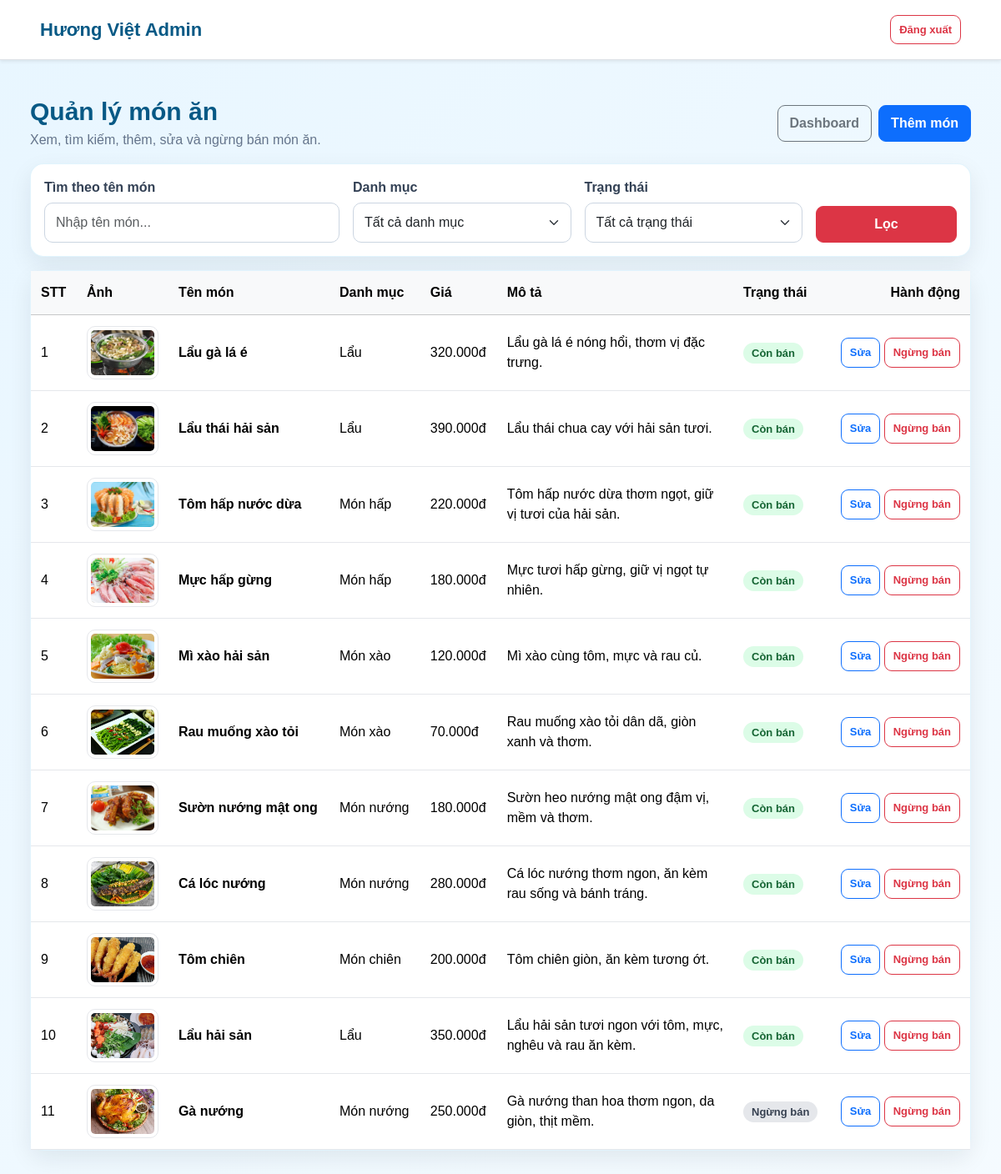
Page /admin/foods/index.php (signed in) on the committed database.
### tables this page shows
CREATE TABLE `foods` (
  `id` int(11) NOT NULL,
  `category_id` int(11) DEFAULT NULL,
  `food_name` varchar(100) DEFAULT NULL,
  `price` double DEFAULT NULL,
  `image` varchar(255) DEFAULT NULL,
  `description` text DEFAULT NULL,
  `status` varchar(50) DEFAULT NULL
);

CREATE TABLE `food_categories` (
  `id` int(11) NOT NULL,
  `category_name` varchar(100) DEFAULT NULL
);

### admin/auth.php (called while the page is built, shortened)
<?php
function e($value)
{
    return htmlspecialchars((string) $value, ENT_QUOTES, 'UTF-8');
}
?>

### admin/foods/index.php (the view, shortened to what this page needs)
<?php
require_once __DIR__ . "/../auth.php";
$keyword = trim($_GET['keyword'] ?? '');
$sql = "
    SELECT
        f.id,
        f.food_name,
        f.price,
        f.image,
        f.description,
        f.status,
        f.category_id,
        c.category_name
    FROM foods f
    LEFT JOIN food_categories c ON f.category_id = c.id
";
$sql .= " ORDER BY f.id DESC";
$stmt = mysqli_prepare($conn, $sql);
mysqli_stmt_execute($stmt);
$foods = mysqli_stmt_get_result($stmt);
?>
<!doctype html>
<html lang="vi">
<head>
    <link href="https://cdn.jsdelivr.net/npm/bootstrap@5.3.3/dist/css/bootstrap.min.css" rel="stylesheet">
    <link rel="stylesheet" href="/huongviet/assets/css/admin/base.css?v=<?php echo time(); ?>">
    <link rel="stylesheet" href="/huongviet/assets/css/admin/foods.css?v=<?php echo time(); ?>">
</head>
<body class="bg-light">
    <nav class="navbar navbar-expand-lg bg-white border-bottom shadow-sm">
        <div class="container">
            <a class="navbar-brand fw-bold" href="/huongviet/admin/dashboard.php">
                Hương Việt Admin
            </a>
            <a class="btn btn-outline-danger btn-sm" href="/huongviet/admin/logout.php">
                Đăng xuất
            </a>
        </div>
    </nav>
    <main class="container py-4">
        <div class="d-flex flex-wrap justify-content-between align-items-center gap-3 mb-3">
            <div>
                <h1 class="h3 mb-1">Quản lý món ăn</h1>
                <p class="text-muted mb-0">Xem, tìm kiếm, thêm, sửa và ngừng bán món ăn.</p>
            </div>
            <div class="d-flex gap-2">
                <a class="btn btn-outline-secondary" href="/huongviet/admin/dashboard.php">Dashboard</a>
                <a class="btn btn-primary" href="/huongviet/admin/foods/add.php">Thêm món</a>
            </div>
        </div>
        <div class="card border-0 shadow-sm mb-3">
            <div class="card-body">
                <form class="row g-3" method="GET" action="/huongviet/admin/foods/index.php">
                    <div class="col-md-4">
                        <label class="form-label">Tìm theo tên món</label>
                        <input type="text" name="keyword" class="form-control" value="<?php echo e($keyword); ?>" placeholder="Nhập tên món...">
                    </div>
                    <div class="col-md-3">
                        <label class="form-label">Danh mục</label>
                        <select name="category_id" class="form-select">
                            <option value="0">Tất cả danh mục</option>
                        </select>
                    </div>
                    <div class="col-md-3">
                        <label class="form-label">Trạng thái</label>
                        <select name="status" class="form-select">
                            <option value="">Tất cả trạng thái</option>
                        </select>
                    </div>
                    <div class="col-md-2 d-flex align-items-end">
                        <button type="submit" class="btn btn-danger w-100">Lọc</button>
                    </div>
                </form>
            </div>
        </div>
        <div class="card border-0 shadow-sm">
            <div class="table-responsive">
                <table class="table table-hover align-middle mb-0">
                    <thead class="table-light">
                        <tr>
                            <th>STT</th>
                            <th>Ảnh</th>
                            <th>Tên món</th>
                            <th>Danh mục</th>
                            <th>Giá</th>
                            <th>Mô tả</th>
                            <th>Trạng thái</th>
                            <th class="text-end">Hành động</th>
                        </tr>
                    </thead>
                    <tbody>
                        <?php $stt = 1; ?>
                        <?php if (mysqli_num_rows($foods) > 0) { ?>
                            <?php while ($food = mysqli_fetch_assoc($foods)) { ?>
                                <tr>
                                    <td><?php echo $stt++; ?></td>
                                    <td style="width: 110px;">
                                        <?php if (!empty($food['image'])) { ?>
                                            <img
                                                src="/huongviet/assets/images/<?php echo e($food['image']); ?>"
                                                alt="<?php echo e($food['food_name']); ?>"
                                                class="img-thumbnail"
                                                style="width: 86px; height: 64px; object-fit: cover;"
                                            >
                                        <?php } else { ?>
                                            <span class="text-muted small">Chưa có ảnh</span>
                                        <?php } ?>
                                    </td>
                                    <td class="fw-semibold"><?php echo e($food['food_name']); ?></td>
                                    <td><?php echo e($food['category_name'] ?: 'Chưa phân loại'); ?></td>
                                    <td><?php echo number_format((float) $food['price'], 0, ',', '.'); ?>đ</td>
                                    <td style="max-width: 280px;">
                                        <?php echo e(mb_strimwidth((string) $food['description'], 0, 120, '...')); ?>
                                    </td>
                                    <td>
                                        <span class="badge <?php echo $food['status'] === 'Còn bán' ? 'text-bg-success' : 'text-bg-secondary'; ?>">
                                            <?php echo e($food['status']); ?>
                                        </span>
                                    </td>
                                    <td class="text-end">
                                        <a class="btn btn-sm btn-outline-primary" href="/huongviet/admin/foods/edit.php?id=<?php echo (int) $food['id']; ?>">
                                            Sửa
                                        </a>
                                        <a
                                            class="btn btn-sm btn-outline-danger"
                                            href="/huongviet/admin/foods/delete.php?id=<?php echo (int) $food['id']; ?>"
                                            onclick="return confirm('Bạn có chắc muốn ngừng bán món này không?');"
                                        >
                                            Ngừng bán
                                        </a>
                                    </td>
                                </tr>
                            <?php } ?>
                        <?php } ?>
                    </tbody>
                </table>
            </div>
        </div>
    </main>
</body>
</html>

### assets/css/admin/base.css (style rules this page uses)
body { margin: 0; background: linear-gradient(135deg, #e8f6ff, #f5fbff); color: #1f2937; font-family: Arial, sans-serif; }
.admin-topbar, .navbar { background: #ffffff !important; box-shadow: 0 4px 18px rgba(15, 23, 42, 0.08); padding: 14px 0; margin-bottom: 24px; }
.admin-brand, .navbar-brand { font-size: 22px; font-weight: 900; color: #075985 !important; text-decoration: none; }
.admin-container, main.container, .navbar .container { width: min(1280px, 94%); max-width: none; }
.admin-container, main.container { margin: 0 auto; padding: 20px 0 50px !important; }
.admin-page-title h1, main h1.h3 { margin: 0 0 6px; font-size: 30px; font-weight: 900; color: #075985; }
.admin-page-title p, main .text-muted { color: #64748b !important; }
.admin-card, .card { background: #ffffff; border-radius: 16px !important; padding: 0; box-shadow: 0 10px 28px rgba(15, 23, 42, 0.08) !important; border: 1px solid rgba(14, 165, 233, 0.12) !important; margin-bottom: 24px; }
.admin-table, .table { width: 100%; margin: 0; border-collapse: collapse; }
.admin-table thead, .table thead, .table-light { background: #0ea5e9 !important; color: white !important; }
.admin-table th, .table th { padding: 14px 12px; font-weight: 800; white-space: nowrap; }
.admin-table td, .table td { padding: 13px 12px; vertical-align: middle; border-bottom: 1px solid #e5e7eb; }
.admin-btn, .btn { display: inline-block; padding: 9px 14px; border-radius: 9px !important; text-decoration: none; font-weight: 700; cursor: pointer; transition: 0.2s; }
.admin-actions .admin-btn, .btn-sm, .btn-group-sm > .btn { padding: 7px 10px; font-size: 13px; }
.admin-badge, .badge { display: inline-block; padding: 6px 10px; border-radius: 999px; font-size: 13px; font-weight: 800; }
.admin-badge-success, .text-bg-success { background: #dcfce7 !important; color: #166534 !important; }
.admin-badge-secondary, .text-bg-secondary { background: #e5e7eb !important; color: #374151 !important; }
.admin-filter-form label, .form-label { font-weight: 700; color: #334155; margin-bottom: 6px; }
.admin-filter-form input, .admin-filter-form select, .form-control, .form-select { width: 100%; border: 1px solid #cbd5e1; border-radius: 10px; padding: 11px 13px; outline: none; }

### assets/css/admin/foods.css (style rules this page uses)
.food-thumb, .table img { border-radius: 10px; border: 1px solid #e5e7eb; object-fit: cover; }

### rows in the picture
foods: image (picture), food_name "Lẩu gà lá é", category.category_name "Lẩu", price "320.000", description "Lẩu gà lá é nóng hổi, thơm vị đặc trưng.", status "Còn bán"
foods: image (picture), food_name "Lẩu thái hải sản", category.category_name "Lẩu", price "390.000", description "Lẩu thái chua cay với hải sản tươi.", status "Còn bán"
foods: image (picture), food_name "Tôm hấp nước dừa", category.category_name "Món hấp", price "220.000", description "Tôm hấp nước dừa thơm ngọt, giữ vị tươi của hải sản.", status "Còn bán"
foods: image (picture), food_name "Mực hấp gừng", category.category_name "Món hấp", price "180.000", description "Mực tươi hấp gừng, giữ vị ngọt tự nhiên.", status "Còn bán"
foods: image (picture), food_name "Mì xào hải sản", category.category_name "Món xào", price "120.000", description "Mì xào cùng tôm, mực và rau củ.", status "Còn bán"
foods: image (picture), food_name "Rau muống xào tỏi", category.category_name "Món xào", price "70.000", description "Rau muống xào tỏi dân dã, giòn xanh và thơm.", status "Còn bán"
foods: image (picture), food_name "Sườn nướng mật ong", category.category_name "Món nướng", price "180.000", description "Sườn heo nướng mật ong đậm vị, mềm và thơm.", status "Còn bán"
foods: image (picture), food_name "Cá lóc nướng", category.category_name "Món nướng", price "280.000", description "Cá lóc nướng thơm ngon, ăn kèm rau sống và bánh tráng.", status "Còn bán"
foods: image (picture), food_name "Tôm chiên", category.category_name "Món chiên", price "200.000", description "Tôm chiên giòn, ăn kèm tương ớt.", status "Còn bán"
foods: image (picture), food_name "Lẩu hải sản", category.category_name "Lẩu", price "350.000", description "Lẩu hải sản tươi ngon với tôm, mực, nghêu và rau ăn kèm.", status "Còn bán"
foods: image (picture), food_name "Gà nướng", category.category_name "Món nướng", price "250.000", description "Gà nướng than hoa thơm ngon, da giòn, thịt mềm.", status "Ngừng bán"
